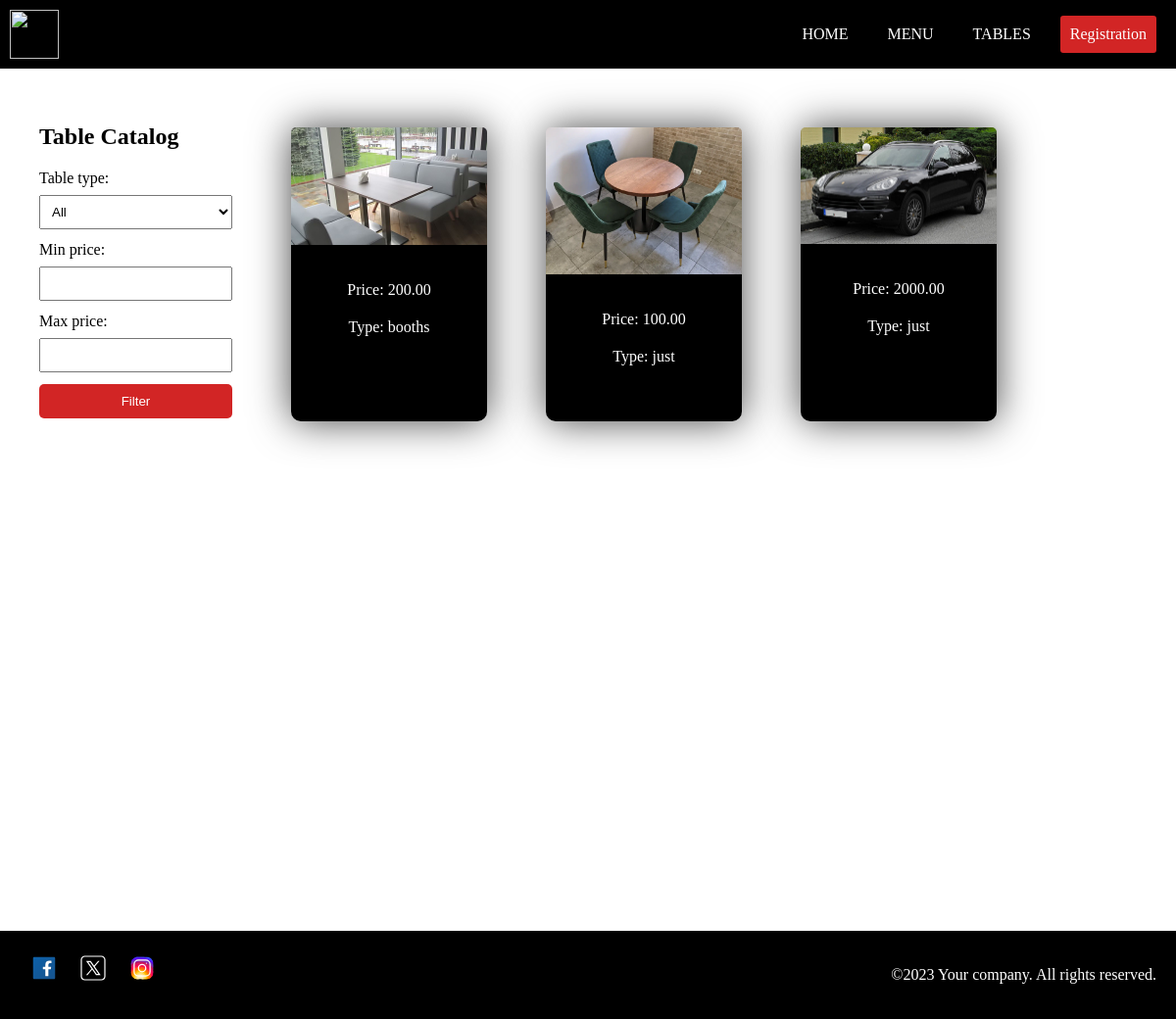
/client/tables/tables/, run on an earlier commit of the app's database.
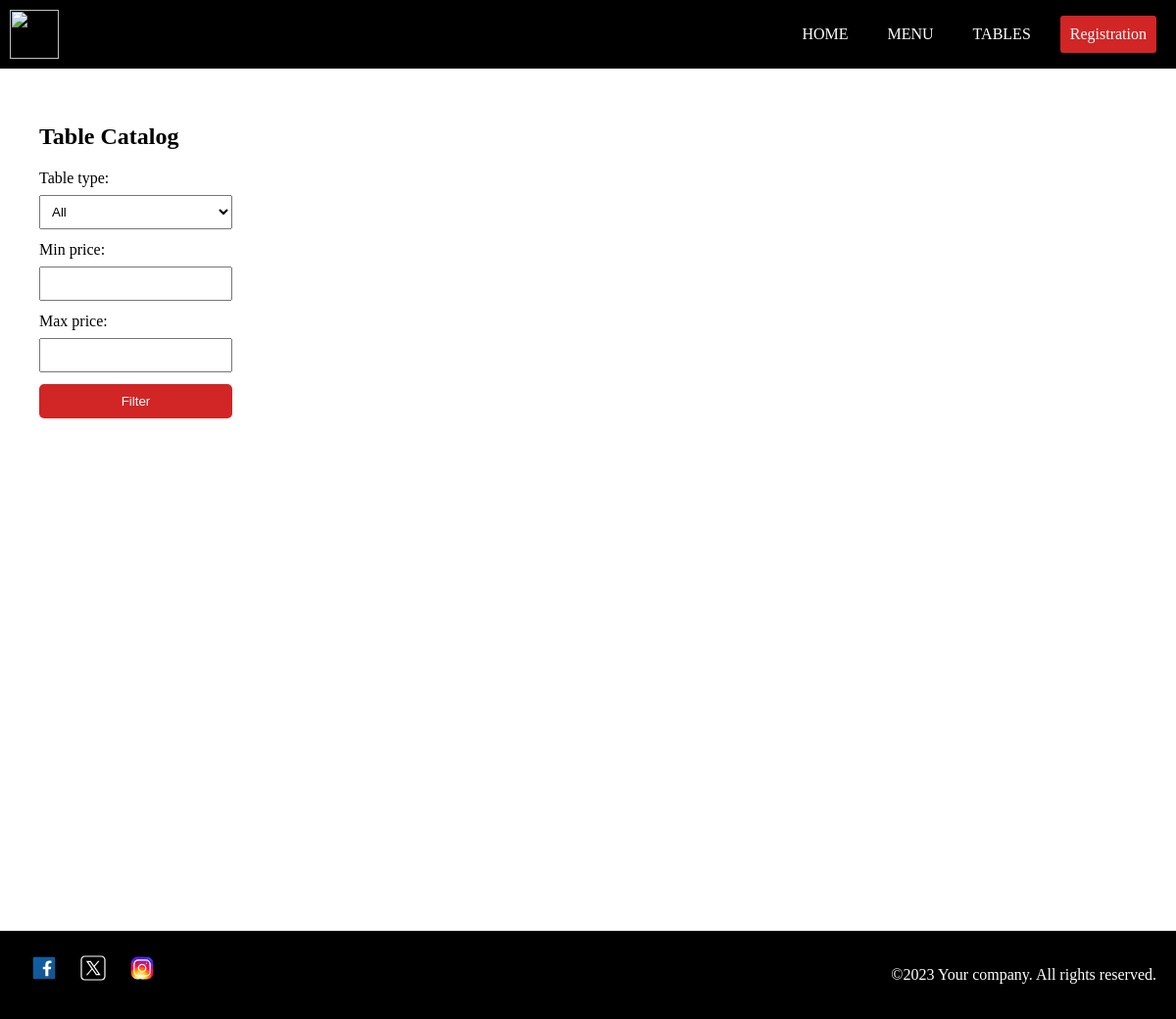
And on a later commit of the database.
### tables/models.py (models this page shows, shortened)
class Table(models.Model):
    photo = models.ImageField(upload_to='table_photos', verbose_name='Фотография')
    price = models.DecimalField(max_digits=8, decimal_places=2, verbose_name='Цена')
    table_number = models.PositiveIntegerField(verbose_name='Номер Столика')
    type_choices = [
        ('just', 'Just'),
        ('vip', 'VIP'),
        ('booths', 'Booths')
    ]
    type = models.CharField(max_length=20,choices=type_choices, verbose_name='Тип')
    class Meta:
        verbose_name = 'Стол'
        verbose_name_plural = 'Столы'

### tables/views.py (the view)
# urls.py: path('tables/', view=views.tables_view, name='tables'),
def tables_view(request):
    auth = request.user.id
    form = TableFilterForm(request.GET)
    tables = Table.objects.all()
    if form.is_valid():
        min_price = form.cleaned_data['min_price']
        max_price = form.cleaned_data['max_price']
        table_type = form.cleaned_data['table_type']
        if table_type:
            tables = tables.filter(type=table_type)
        if min_price:
            tables = tables.filter(price__gte=min_price)
        if max_price:
            tables = tables.filter(price__lte=max_price)
    return render(request, 'tables/tables.html', {'form': form, 'tables': tables, 'auth': auth})

### tables/forms.py
class TableFilterForm(forms.Form):
    table_type = forms.ChoiceField(
        choices=[('', 'All')] + Table.type_choices,
        label='Table type',
        required=False,
    )
    min_price = forms.IntegerField(
        label='Min price',
        required=False,
        min_value=0,
    )
    max_price = forms.IntegerField(
        label='Max price',
        required=False,
        min_value=0,
        initial=5000,
    )

### templates/tables/tables.html (shortened to what this page needs)
{% load static %}
<!DOCTYPE html>
<html>
  <head>
    <link rel="stylesheet" href="{% static "css/main_layout.css" %}">
    <link rel="stylesheet" href="{% static "css/tables.css" %}">
  </head>
  <body>
    {% include "layouts/header.html" %}
    <div class="food-container">
      <div class="filter-form">
        <h1>Table Catalog</h1>
        <form method="GET" action="{% url 'tables' %}">
          {{form}}
          <button type="submit">Filter</button>
        </form>
      </div>
      {% for table in tables %}
      <div onclick="redirectToReserved({{ table.id }})" class="table-card">
        <img src="{{ table.photo.url }}" alt="{{ table.description }}" />
        <p>Price: {{ table.price }}</p>
        <p>Type: {{ table.type }}</p>
      </div>
      {% endfor %}
    </div>
    {% include "layouts/footer.html" %}
  </body>
</html>

What changed in the data, as far as the page shows it:
removed Table: photo (picture), price "200.00", type "booths"
removed Table: photo (picture), price "100.00", type "just"
removed Table: photo (picture), price "2000.00", type "just"
